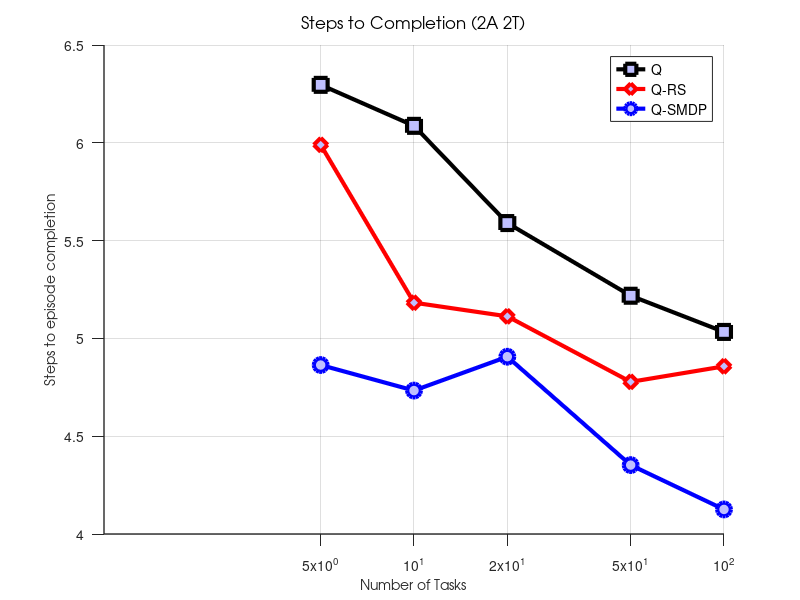
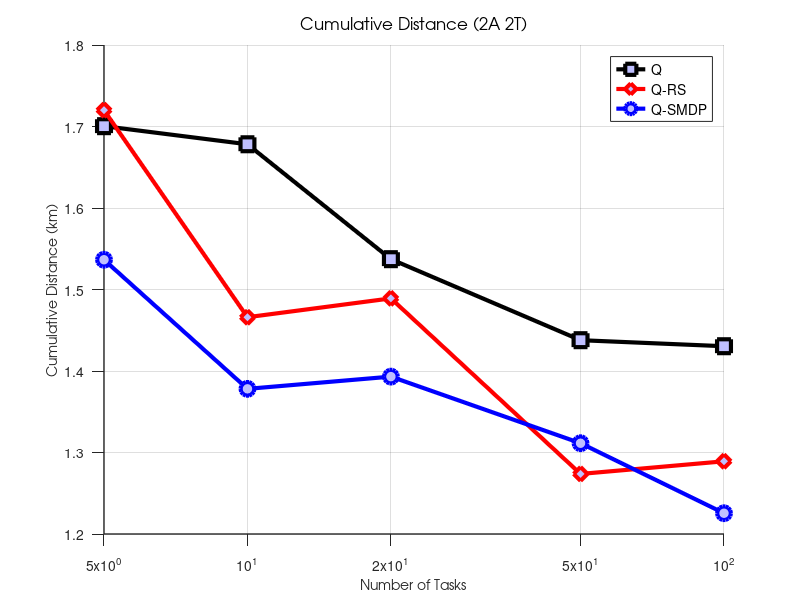

Write the MATLAB code that produced these figures, in order.
% Plot for CDC paper
close all

% Plot made for cdc paper
% not sure what R was


q_steps =    [6.2963      6.0867      5.5897      5.2181      5.0331      ]';
q_rs_steps = [5.9895      5.1827      5.1128      4.7778      4.8571      ]';
q_smdp_steps = [4.8639      4.7333      4.9063      4.3523      4.1256]';

q_dist =    [1.7004      1.6782      1.5372      1.4378      1.4304      ]';
q_rs_dist = [1.72       1.466      1.4891      1.2737      1.2892     ]';
q_smdp_dist = [1.5365      1.3781      1.3931      1.3114      1.2255 ]';



greedy_steps = [3.3118 3.3118 3.3118 3.3118 3.3118]';
greedy_dist = [1.0433 1.0433 1.0433 1.0433 1.0433]';

horizon = [5,10,20,50,100];

%%
figure(1)
hold on;

q_learned = semilogx(horizon,q_steps,'k-','LineWidth',3);
q_rs_learned = semilogx(horizon,q_rs_steps,'r-','LineWidth',3);
q_smdp_learned = semilogx(horizon,q_smdp_steps,'b-','LineWidth',3);
% greedy = semilogx(horizon,greedy_steps,'b--','LineWidth',2);

hTitle = title('Steps to Completion (2A 2T)');
hXLabel = xlabel('Number of Tasks');
hYLabel = ylabel('Steps to episode completion');
hLegend = legend('Q','Q-RS','Q-SMDP','location', 'NorthEast' );
% xlim([0,100])

set(q_learned,'Marker','s','MarkerFaceColor',[.75 .75 1],'MarkerSize',10)
set(q_rs_learned,'Marker','d','MarkerFaceColor',[.75 .75 1],'MarkerSize',10)
set(q_smdp_learned,'Marker','o','MarkerFaceColor',[.75 .75 1],'MarkerSize',10)
% set(greedy,'LineStyle','--','LineWidth',2,'Marker','o','MarkerFaceColor',[.75 .75 1],'MarkerSize',10)


set( gca                       , ...
    'FontName'   , 'Helvetica' );
set([hTitle, hXLabel, hYLabel], ...
    'FontName'   , 'AvantGarde');
set([hLegend, gca]             , ...
    'FontSize'   , 10           );
set([hXLabel, hYLabel]  , ...
    'FontSize'   , 10          ,...
    'FontWeight' , 'normal'      );
set( hTitle                    , ...
    'FontSize'   , 12          , ...
    'FontWeight' , 'normal'      );


set(gca, ...
  'Box'         , 'off'     , ...
  'TickDir'     , 'out'     , ...
  'TickLength'  , [.02 .02] , ...
  'XMinorTick'  , 'off'      , ...
  'YMinorTick'  , 'off'      , ...
  'YGrid'       , 'on'      , ...
  'XGrid'       , 'on'      ,...
  'XTick'       , [5 10 20 50 100]        ,...
  'LineWidth'   , 1         );

%%
figure(2)
hold on;

q_dist = semilogx(horizon,q_dist,'k-','LineWidth',3);
q_rs_dist = semilogx(horizon,q_rs_dist,'r-','LineWidth',3);
q_smdp_dist = semilogx(horizon,q_smdp_dist,'b-','LineWidth',3);
% greedy = semilogx(horizon,greedy_dist,'b--','LineWidth',2);
hTitle = title('Cumulative Distance (2A 2T)');
hXLabel = xlabel('Number of Tasks');
hYLabel = ylabel('Cumulative Distance (km)');
hLegend = legend('Q','Q-RS','Q-SMDP','location', 'NorthEast' );
xlim([0,100])
ylim([1.2,1.8])
set(q_dist,'Marker','s','MarkerFaceColor',[.75 .75 1],'MarkerSize',10)
set(q_rs_dist,'Marker','d','MarkerFaceColor',[.75 .75 1],'MarkerSize',10)
set(q_smdp_dist,'Marker','o','MarkerFaceColor',[.75 .75 1],'MarkerSize',10)
% set(greedy,'LineStyle','--','LineWidth',2,'Marker','o','MarkerFaceColor',[.75 .75 1],'MarkerSize',10)


set( gca                       , ...
    'FontName'   , 'Helvetica' );
set([hTitle, hXLabel, hYLabel], ...
    'FontName'   , 'AvantGarde');
set([hLegend, gca]             , ...
    'FontSize'   , 10           );
set([hXLabel, hYLabel]  , ...
    'FontSize'   , 10          ,...
    'FontWeight' , 'normal'      );
set( hTitle                    , ...
    'FontSize'   , 12          , ...
    'FontWeight' , 'normal'      );


set(gca, ...
  'Box'         , 'off'     , ...
  'TickDir'     , 'out'     , ...
  'TickLength'  , [.02 .02] , ...
  'XMinorTick'  , 'off'      , ...
  'YMinorTick'  , 'off'      , ...
  'YGrid'       , 'on'      , ...
  'XGrid'       , 'on'      ,...
  'XTick'       , [5 10 20 50 100]        ,...
  'LineWidth'   , 1         );